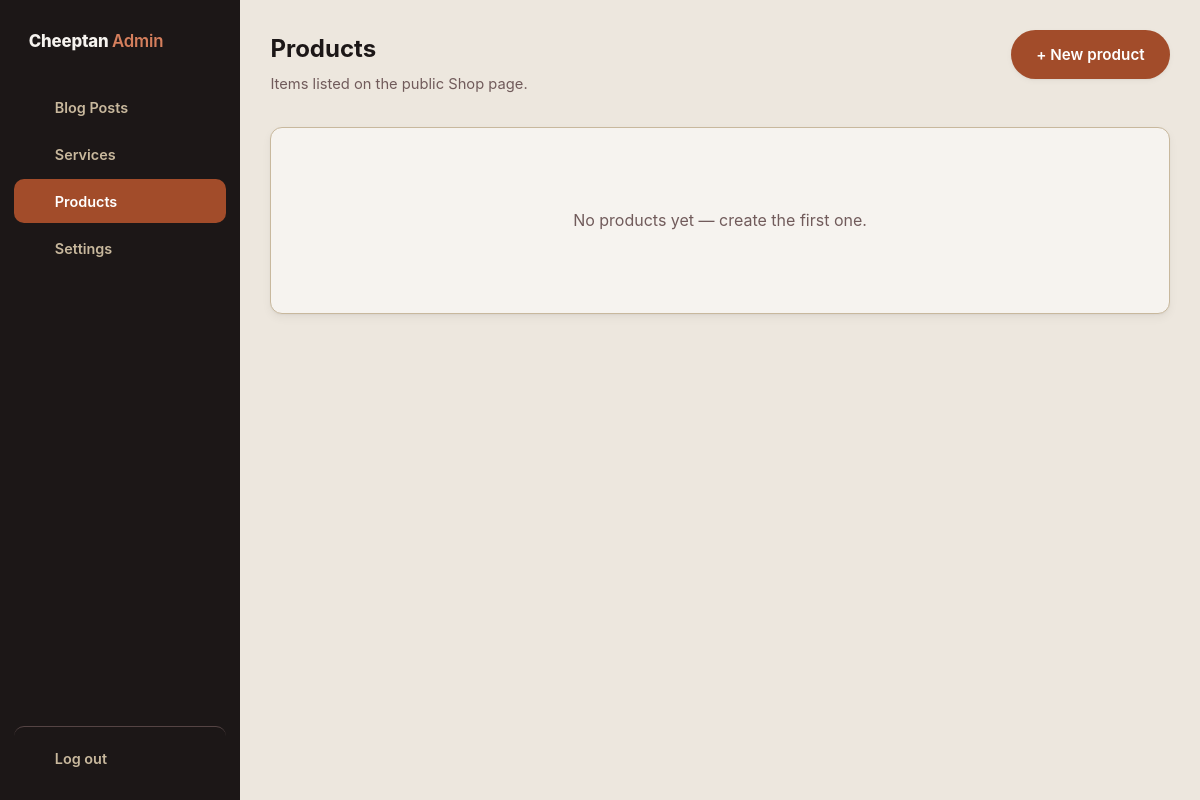
The page /admin/products.php (signed in) on the database as committed earlier.
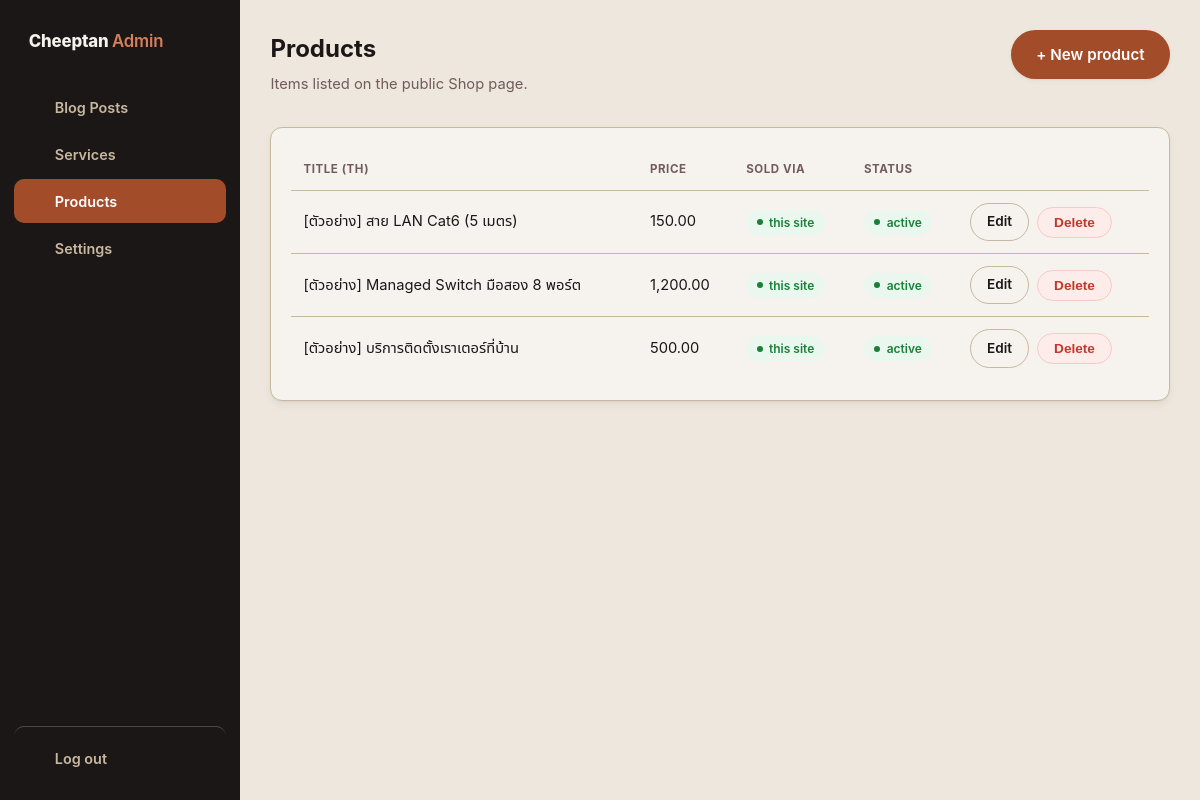
The same page on the database as committed later.
### tables this page shows
CREATE TABLE IF NOT EXISTS products (
    id INT UNSIGNED AUTO_INCREMENT PRIMARY KEY,
    title_th VARCHAR(255) NOT NULL,
    title_en VARCHAR(255) NOT NULL,
    description_th TEXT NOT NULL,
    description_en TEXT NOT NULL,
    price DECIMAL(10,2) NOT NULL,
    tags VARCHAR(255) NOT NULL DEFAULT '',
    is_active TINYINT(1) NOT NULL DEFAULT 1,
    sort_order INT NOT NULL DEFAULT 0,
    created_at TIMESTAMP NOT NULL DEFAULT CURRENT_TIMESTAMP,
    updated_at TIMESTAMP NOT NULL DEFAULT CURRENT_TIMESTAMP ON UPDATE CURRENT_TIMESTAMP
);

### includes/assets.php (called while the page is built)
<?php
function asset_v(string $rootRelativePath): string
{
    static $root = null;
    if ($root === null) {
        $root = dirname(__DIR__);
    }
    $file = $root . '/' . ltrim($rootRelativePath, '/');
    $version = @filemtime($file);
    return $version ? '?v=' . $version : '';
}

### includes/db.php (called while the page is built, shortened)
<?php
function get_db(): PDO
{
    static $pdo = null;
    if ($pdo === null) {
        $host = env_get('DB_HOST') ?: 'localhost';
        $dbname = env_get('DB_NAME') ?: 'p1_home_blog';
        $user = env_get('DB_USER') ?: 'root';
        $pass = env_get('DB_PASS') ?: '';
        $pdo = new PDO(
            "mysql:host={$host};dbname={$dbname};charset=utf8mb4",
            $user,
            $pass,
            [
                PDO::ATTR_ERRMODE => PDO::ERRMODE_EXCEPTION,
                PDO::ATTR_DEFAULT_FETCH_MODE => PDO::FETCH_ASSOC,
            ]
        );
    }
    return $pdo;
}

### admin/products.php (the view, shortened to what this page needs)
<?php
require __DIR__ . '/../includes/db.php';
$items = get_db()->query(
    "SELECT id, title_th, price, product_type, is_active
     FROM products
     ORDER BY sort_order ASC, id ASC"
)->fetchAll();
$adminTitle = 'Products';
$adminSubtitle = 'Items listed on the public Shop page.';
$adminActive = 'products';
$adminHeaderActions = '<a class="btn btn-primary" href="product-form.php">+ New product</a>';
require __DIR__ . '/../includes/admin-header.php';
?>
<div class="admin-card">
    <?php if (empty($items)): ?>
        <p class="admin-empty">No products yet — create the first one.</p>
    <?php else: ?>
        <table class="admin-table">
            <thead>
                <tr>
                    <th>Title (TH)</th>
                    <th>Price</th>
                    <th>Sold via</th>
                    <th>Status</th>
                    <th></th>
                </tr>
            </thead>
            <tbody>
                <?php foreach ($items as $item): ?>
                    <tr>
                        <td><?= htmlspecialchars($item['title_th']) ?></td>
                        <td><?= number_format((float) $item['price'], 2) ?></td>
                        <td>
                            <span class="admin-badge <?= $item['product_type'] === 'external' ? 'draft' : 'published' ?>">
                                <?= $item['product_type'] === 'external' ? 'external link' : 'this site' ?>
                            </span>
                        </td>
                        <td>
                            <span class="admin-badge <?= $item['is_active'] ? 'published' : 'draft' ?>">
                                <?= $item['is_active'] ? 'active' : 'hidden' ?>
                            </span>
                        </td>
                        <td>
                            <div class="admin-actions">
                                <a class="btn btn-outline btn-sm" href="product-form.php?id=<?= (int) $item['id'] ?>">Edit</a>
                                <form method="post" action="product-delete.php" onsubmit="return confirm('Delete this product? This cannot be undone.');">
                                    <button type="submit" class="btn btn-danger btn-sm">Delete</button>
                                </form>
                            </div>
                        </td>
                    </tr>
                <?php endforeach; ?>
            </tbody>
        </table>
    <?php endif; ?>
</div>
<?php require __DIR__ . '/../includes/admin-footer.php'; ?>

### includes/admin-header.php (shortened to what this page needs)
<?php
require_once __DIR__ . '/icons.php';
require_once __DIR__ . '/assets.php';
$adminNav = [
    'posts' => ['label' => 'Blog Posts', 'href' => 'index.php', 'icon' => 'document'],
    'services' => ['label' => 'Services', 'href' => 'services.php', 'icon' => 'briefcase'],
    'products' => ['label' => 'Products', 'href' => 'products.php', 'icon' => 'tag'],
    'settings' => ['label' => 'Settings', 'href' => 'settings.php', 'icon' => 'settings'],
];
?>
<!DOCTYPE html>
<html lang="en">
<head>
    <link rel="stylesheet" href="../assets/css/style.css<?= asset_v('assets/css/style.css') ?>">
    <link rel="stylesheet" href="../assets/css/admin.css<?= asset_v('assets/css/admin.css') ?>">
</head>
<body class="admin-body">
<div class="admin-layout">
    <aside class="admin-sidebar">
        <div class="admin-sidebar-brand">Cheeptan <span>Admin</span></div>
        <nav class="admin-sidebar-nav">
            <?php foreach ($adminNav as $key => $item): ?>
                <a href="<?= htmlspecialchars($item['href']) ?>" class="admin-nav-link <?= $adminActive === $key ? 'is-active' : '' ?>">
                    <?= icon($item['icon']) ?>
                    <span><?= htmlspecialchars($item['label']) ?></span>
                </a>
            <?php endforeach; ?>
        </nav>
        <a href="logout.php" class="admin-nav-link admin-nav-logout">
            <?= icon('logout') ?>
            <span>Log out</span>
        </a>
    </aside>
    <div class="admin-main">
        <header class="admin-page-header">
            <div>
                <h1 class="admin-page-title"><?= htmlspecialchars($adminTitle) ?></h1>
                <?php if (!empty($adminSubtitle)): ?>
                    <p class="admin-page-subtitle"><?= htmlspecialchars($adminSubtitle) ?></p>
                <?php endif; ?>
            </div>
            <?php if (!empty($adminHeaderActions)): ?>
                <div class="admin-header-actions"><?= $adminHeaderActions ?></div>
            <?php endif; ?>
        </header>
        <div class="admin-content">

### includes/icons.php
<?php
function icon(string $name): string
{
    $icons = [
        'server' => '<path d="M4 4h16v6H4z"/><path d="M4 14h16v6H4z"/><path d="M8 7h.01"/><path d="M8 17h.01"/>',
        'shield' => '<path d="M12 3l8 3v6c0 4.5-3.2 7.5-8 9-4.8-1.5-8-4.5-8-9V6z"/><path d="M9 12l2 2 4-4"/>',
        'database' => '<ellipse cx="12" cy="6" rx="8" ry="3"/><path d="M4 6v12c0 1.7 3.6 3 8 3s8-1.3 8-3V6"/><path d="M4 12c0 1.7 3.6 3 8 3s8-1.3 8-3"/>',
        'mail' => '<path d="M4 5h16v14H4z"/><path d="M4.5 5.5l7.5 7 7.5-7"/>',
        'folder' => '<path d="M3 6.5a1 1 0 0 1 1-1h5l2 2h9a1 1 0 0 1 1 1v9a1 1 0 0 1-1 1H4a1 1 0 0 1-1-1z"/>',
        'document' => '<path d="M6 2.5h8l4 4v15H6z"/><path d="M14 2.5v4h4"/><path d="M9 12h6"/><path d="M9 15.5h6"/><path d="M9 19h3"/>',
        'cart' => '<circle cx="9" cy="20" r="1.4"/><circle cx="18" cy="20" r="1.4"/><path d="M2.5 3h2.5l2.4 12.4a2 2 0 0 0 2 1.6h8.2a2 2 0 0 0 2-1.6L21 8H6"/>',
        'tag' => '<path d="M3 3h8l10 10-8 8L3 11z"/><circle cx="8" cy="8" r="1.4"/>',
        'briefcase' => '<rect x="3" y="7" width="18" height="13" rx="2"/><path d="M8 7V5a2 2 0 0 1 2-2h4a2 2 0 0 1 2 2v2"/><path d="M3 12.5h18"/>',
        'settings' => '<circle cx="12" cy="12" r="3"/><path d="M12 2v3M12 19v3M4.2 4.2l2.1 2.1M17.7 17.7l2.1 2.1M2 12h3M19 12h3M4.2 19.8l2.1-2.1M17.7 6.3l2.1-2.1"/>',
        'logout' => '<path d="M9 21H5a2 2 0 0 1-2-2V5a2 2 0 0 1 2-2h4"/><path d="M16 17l5-5-5-5"/><path d="M21 12H9"/>',
        'lock' => '<rect x="4" y="10.5" width="16" height="10" rx="2"/><path d="M7.5 10.5V7a4.5 4.5 0 0 1 9 0v3.5"/>',
    ];
    $path = $icons[$name] ?? '';
    return '<svg viewBox="0 0 24 24" fill="none" stroke="currentColor" stroke-width="1.6" stroke-linecap="round" stroke-linejoin="round" aria-hidden="true">' . $path . '</svg>';
}

### includes/admin-footer.php
        </div>
    </div>
</div>
</body>
</html>

### assets/css/style.css (style rules this page uses)
:root { --color-bone-50: #f6f3ef; --color-bone-100: #ede7de; --color-bone-200: #dad0be; --color-bone-300: #c8b89d; --color-bone-400: #b6a17c; --color-bone-500: #a3895c; --color-bone-600: #836e49; --color-bone-700: #625237; --color-bone-800: #413725; --color-bone-900: #211b12; --color-bone-950: #17130d; --color-floral-white-50: #f9f5eb; --color-floral-white-100: #f4ead7; --color-floral-white-200: #e8d5b0; --color-floral-white-300: #ddc188; --color-floral-white-400: #d1ac61; --color-floral-white-500: #c69739; --color-floral-white-600: #9e792e; --color-floral-white-700: #775b22; --color-floral-white-800: #4f3c17; --color-floral-white-900: #281e0b; --color-floral-white-950: #1c1508; --color-dark-coffee-50: #f8f2ed; --color-dark-coffee-100: #f1e5da; --color-dark-coffee-200: #e2cbb6; --color-dark-coffee-300: #d4b191; --color-dark-coffee-400: #c6986c; --color-dark-coffee-500: #b87e47; --color-dark-coffee-600: #936539; --color-dark-coffee-700: #6e4b2b; --color-dark-coffee-800: #49321d; --color-dark-coffee-900: #25190e; --color-dark-coffee-950: #1a120a; --color-rusty-spice-50: #faefeb; --color-rusty-spice-100: #f5dfd6; --color-rusty-spice-200: #eabfae; --color-rusty-spice-300: #e09f85; --color-rusty-spice-400: #d57f5d; --color-rusty-spice-500: #cb5f34; --color-rusty-spice-600: #a24c2a; --color-rusty-spice-700: #7a391f; --color-rusty-spice-800: #512615; --color-rusty-spice-900: #29130a; --color-rusty-spice-950: #1c0d07; --color-coffee-bean-50: #f4f1f1; --color-coffee-bean-100: #e8e3e3; --color-coffee-bean-200: #d2c6c6; --color-coffee-bean-300: #bbaaaa; --color-coffee-bean-400: #a48e8e; --color-coffee-bean-500: #8e7171; --color-coffee-bean-600: #715b5b; --color-coffee-bean-700: #554444; --color-coffee-bean-800: #392d2d; --color-coffee-bean-900: #1c1717; --color-coffee-bean-950: #141010; --color-bg: var(--color-bone-50); --color-bg-alt: var(--color-bone-100); --color-text: var(--color-coffee-bean-900); --color-text-muted: var(--color-coffee-bean-600); --color-border: var(--color-bone-300); --color-accent: var(--color-rusty-spice-600); --color-accent-hover: var(--color-rusty-spice-700); --color-dark-bg: var(--color-coffee-bean-900); --color-dark-bg-alt: var(--color-coffee-bean-800); --color-dark-text: var(--color-bone-50); --color-dark-text-muted: var(--color-bone-300); --color-dark-border: var(--color-coffee-bean-700); --color-accent-on-dark: var(--color-rusty-spice-400); --max-width: 960px; --radius: 10px; --radius-lg: 16px; --radius-pill: 999px; --shadow-sm: 0 1px 2px rgba(23, 19, 13, 0.04), 0 2px 6px rgba(23, 19, 13, 0.04); --shadow-md: 0 2px 4px rgba(23, 19, 13, 0.04), 0 12px 28px rgba(23, 19, 13, 0.08); --space-1: 0.5rem; --space-2: 0.9rem; --space-3: 1.25rem; --space-4: 1.9rem; --space-5: 2.75rem; }
* { box-sizing: border-box; }
html { scroll-behavior: smooth; }
body { margin: 0; font-family: -apple-system, BlinkMacSystemFont, "Segoe UI", "Noto Sans Thai", Roboto, Helvetica, Arial, sans-serif; color: var(--color-text); background: var(--color-bg); line-height: 1.6; }
a { color: var(--color-accent); text-decoration: none; }
.btn { display: inline-block; padding: 0.7rem 1.5rem; border-radius: var(--radius-pill); font-weight: 600; font-size: 0.95rem; border: 1px solid transparent; cursor: pointer; transition: background-color 0.2s ease, border-color 0.2s ease, transform 0.15s ease, box-shadow 0.2s ease; }
.btn-primary { background: var(--color-accent); color: #fff; box-shadow: var(--shadow-sm); }
.btn-outline { background: transparent; border-color: var(--color-border); color: var(--color-text); }
.btn-sm { padding: 0.45rem 1rem; font-size: 0.85rem; }

Rows that differ between the two databases and show on the page:
added products: title_th "[ตัวอย่าง] สาย LAN Cat6 (5 เมตร)", price "150.00", product_type "this site", is_active "active"
added products: title_th "[ตัวอย่าง] Managed Switch มือสอง 8 พอร์ต", price "1,200.00", product_type "this site", is_active "active"
added products: title_th "[ตัวอย่าง] บริการติดตั้งเราเตอร์ที่บ้าน", price "500.00", product_type "this site", is_active "active"
Other text that changed with them:
text no longer shown: "No products yet — create the first one."
text now shown: "TITLE (TH) PRICE SOLD VIA STATUS"
